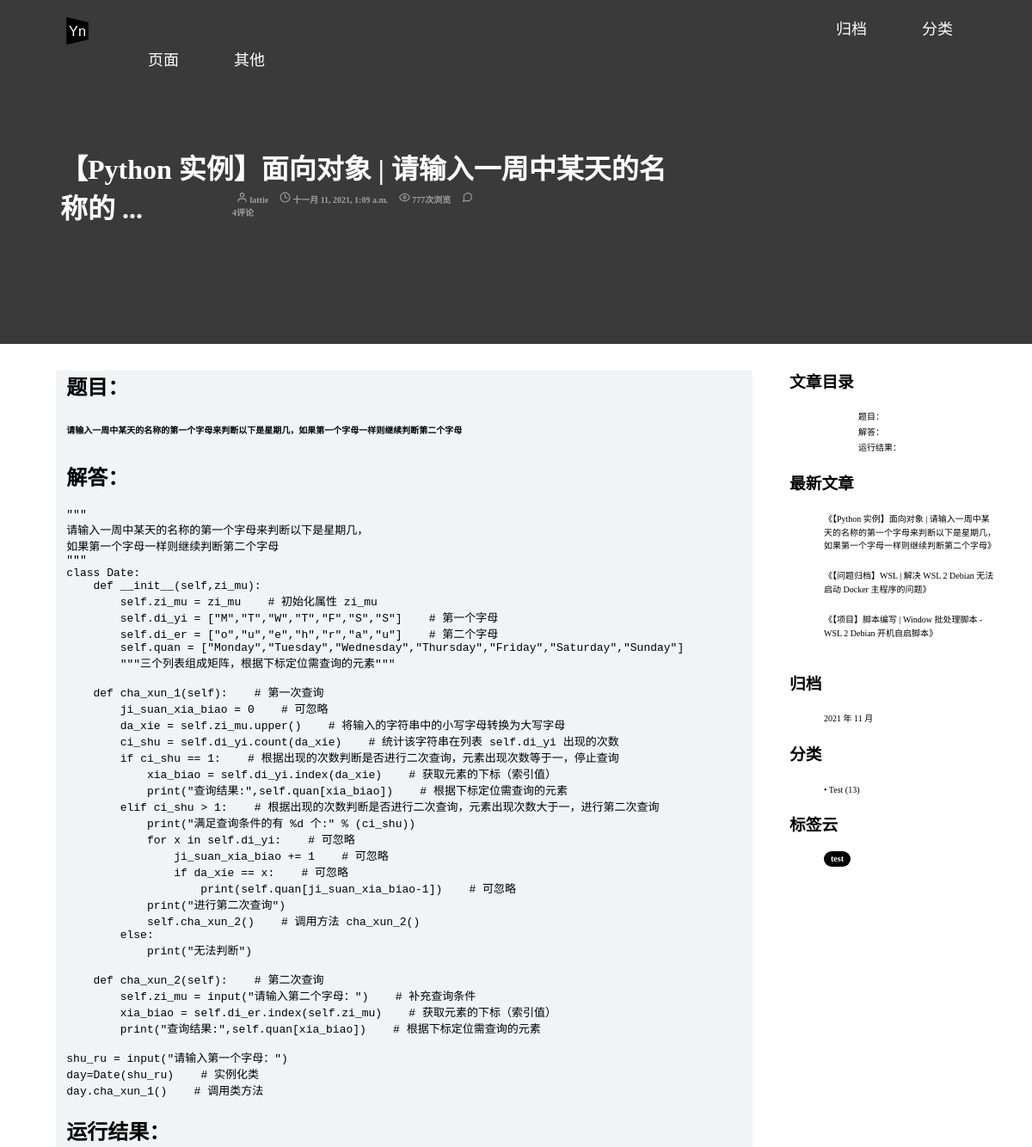
/posts/4/ (upper part), run on an earlier commit of the app's database.
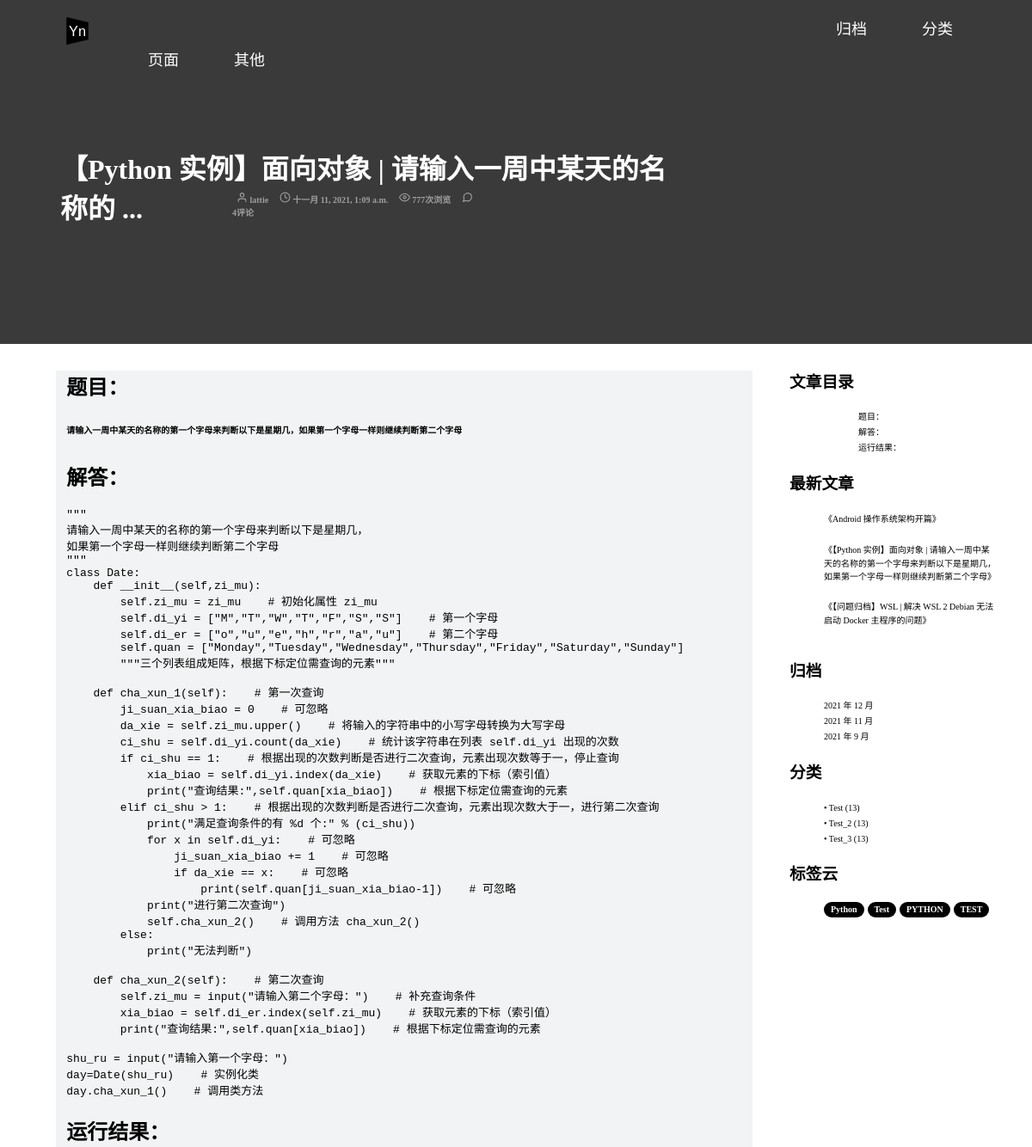
And on a later commit of the database.
### blog_main/models.py (models this page shows, shortened)
class Post(models.Model):
    STATUS_CHOICES = (
        ('d', '草稿'),
        ('p', '发表'),
    )
    def get_absolute_url(self):
        return reverse('blog_main:post_detail', kwargs={'pk': self.pk})
    status = models.CharField(verbose_name='状态', max_length=1, choices=STATUS_CHOICES, default='p')
    title = models.CharField(verbose_name='标题', max_length=70)
    body = models.TextField(verbose_name='正文', blank=True, null=True)
    created_time = models.DateTimeField(verbose_name='创建时间', default=timezone.now)
    modified_time = models.DateTimeField(verbose_name='修改时间', default=timezone.now)
    views = models.PositiveIntegerField(verbose_name='文章浏览量', default=0)
    excerpt = models.CharField(verbose_name='文章摘要', max_length=200, blank=True)
    category = models.ForeignKey(Category, verbose_name='文章分类', on_delete=models.CASCADE)
    tags = models.ManyToManyField(Tag, verbose_name='文章标签', blank=True)
    author = models.ForeignKey(User, verbose_name='文章作者', on_delete=models.CASCADE)

class Category(models.Model):
    name = models.CharField(max_length=100)
    class Mate:
        verbose_name = '分类'
        verbose_name_plural = verbose_name

class Tag(models.Model):
    name = models.CharField(max_length=100)
    class Mate:
        verbose_name = '标签'
        verbose_name_plural = verbose_name

### blog_main/views.py (the view)
# urls.py: path('posts/<int:pk>/', views.post_details, name='post_detail'),         # 文章详情页
def post_details(request, pk):
    post = get_object_or_404(Post, pk=pk)
    md = markdown.Markdown(extensions=[
        'markdown.extensions.extra',
        'markdown.extensions.codehilite',
        TocExtension(slugify=slugify),
    ])
    post.body = md.convert(post.body)
    m = re.search(r'<div class="toc">\s*<ul>(.*)</ul>\s*</div>', md.toc, re.S)
    post.toc = m.group(1) if m is not None else ''
    post.toc = md.toc
    return render(request, 'blog/main/post_detail.html', context={
        'nologin': 'Guest',
        'login': '登录',
        'register': '注册',
        'post': post
    })

### blog_main/templatetags/blog_extras.py (called while the page is built)
@register.inclusion_tag('blog/extra/_recent_posts.html', takes_context=True)
def show_recent_posts(context, num=5):
    return {
        'recent_post_list': Post.objects.all().order_by('-created_time')[:num],
    }

@register.inclusion_tag('blog/extra/_archives.html', takes_context=True)
def show_archives(context):
    return {
        'date_list': Post.objects.dates('created_time', 'month', order='DESC'),
    }

@register.inclusion_tag('blog/extra/_categories.html', takes_context=True)
def show_categories(context):
    return {
        'category_list': Category.objects.all(),
    }

@register.inclusion_tag('blog/extra/_tags.html', takes_context=True)
def show_tags(context):
    return {
        'tag_list': Tag.objects.all(),
    }

### templates/blog/main/post_detail.html (shortened to what this page needs)
{% extends 'base.html' %}
{% load static %}
{% block custom_css %}
    <link rel="stylesheet" type="text/css" href="{% static 'css/post_detail/high_light.css' %}">
    <link rel="stylesheet" type="text/css" href="{% static 'css/post_detail/post.css' %}">
{% endblock %}
{% block post_title %}
    <ul>
        <h1 class="post_title">
            <a class="post_title_text" onmouseover="open_post_title()" onmouseout="close_post_title()" >
                {{ post.title | truncatechars:30 }} ...
            </a>
        </h1>
        <div class="post_info">
            <a class="post_author" href="#">
                <span>
                    <svg xmlns="http://www.w3.org/2000/svg" width="13px" height="13px" viewBox="0 0 24 24" fill="none"
                         stroke="currentColor" stroke-width="2" stroke-linecap="round" stroke-linejoin="round"
                         class="feather feather-user">
                    <path d="M20 21v-2a4 4 0 0 0-4-4H8a4 4 0 0 0-4 4v2"></path>
                    <circle cx="12" cy="7" r="4"></circle>
                    </svg>
                </span>
                <span>
                 {{ post.author }}
                </span>
            </a>
            <a class="post_cdate" href="#">
                <span>
                <svg xmlns="http://www.w3.org/2000/svg" width="13px" height="13px" viewBox="0 0 24 24" fill="none"
                     stroke="currentColor" stroke-width="2" stroke-linecap="round" stroke-linejoin="round"
                     class="feather feather-clock">
                    <circle cx="12" cy="12" r="10"></circle>
                    <polyline points="12 6 12 12 16 14"></polyline>
                </svg>
                </span>
                <time
                        datetime="{{ post.created_time }}">{{ post.created_time }}
                </time>
            </a>
            <a class="views_num" href="#">
                <span>
                    <svg xmlns="http://www.w3.org/2000/svg" width="13px" height="13px" viewBox="0 0 24 24" fill="none"
                         stroke="currentColor" stroke-width="2" stroke-linecap="round" stroke-linejoin="round"
                         class="feather feather-eye"><path d="M1 12s4-8 11-8 11 8 11 8-4 8-11 8-11-8-11-8z"></path><circle
                            cx="12" cy="12" r="3"></circle></svg>
                </span>
                <span>
                    777次浏览
                </span>
            </a>
            <a class="post_comments_num" href="#">
                <span>
                </span>
                <span>
                    4评论
                </span>
            </a>
        </div>
    </ul>
{% endblock %}
{% block post %}
    <div class="post_area">
        <div class="post_body">
            <p>{{ post.body | safe }}</p>
        </div>
    </div>
{% endblock %}
{% block toc %}
    {% if post.toc %}
        <div class="widget widget-content">
            <h3 class="widget-title">文章目录</h3>
            <div class="toc">
                <ul>
                    {{ post.toc|safe }}
                </ul>
            </div>
        </div>
    {% endif %}
{% endblock toc %}
{% block js_custom_bottom %}
    <link href="https://cdn.bootcss.com/highlight.js/9.15.8/styles/github.min.css" rel="stylesheet">
{% endblock %}

### templates/blog/extra/_recent_posts.html (shortened to what this page needs)
<!DOCTYPE html>
<html lang="en">
<head>
</head>
<body>
    <div class="widget widget-recent-posts">
        <h3 class="widget-title">最新文章</h3>
        <ul>
            {% for post in recent_post_list %}
                <li>
                    <a href="{{ post.get_absolute_url }}">《{{ post.title }}》</a>
                </li>
                <br>
                {% empty %}
                暂无文章！
                {% endfor %}
        </ul>
    </div>
</body>
</html>

### templates/blog/extra/_categories.html (shortened to what this page needs)
<!DOCTYPE html>
<html lang="en">
<head>
</head>
<body>
    <div class="widget widget-category">
      <h3 class="widget-title">分类</h3>
      <ul>
        {% for category in category_list %}
          <li>
            <a href="{% url 'blog_main:category' category.pk %}">
                • {{ category.name }}
                <span class="post-count">
                    (13)
                </span>
            </a>
          </li>
        {% empty %}
          暂无分类！
        {% endfor %}
      </ul>
    </div>
</body>
</html>

### templates/blog/extra/_tags.html (shortened to what this page needs)
<!DOCTYPE html>
<html lang="en">
<head>
</head>
<body>
    <div class="widget-tag-cloud">
      <h3 class="widget-title">标签云</h3>
      <ul>
        {% for tag in tag_list %}
          <li>
             <a href="{% url 'blog_main:tag' tag.pk %}">{{ tag.name }}</a>
          </li>
        {% empty %}
          暂无标签！
        {% endfor %}
      </ul>
    </div>
</body>
</html>

What changed in the data, as far as the page shows it:
no longer on this page (row unchanged): Post: title "【项目】脚本编写 | Window 批处理脚本 - WSL 2 Debian 开机自启脚本"
added Post: title "Android 操作系统架构开篇"
added Category: name "Test_2"
added Category: name "Test_3"
changed Tag: name "test" → "Python"
added Tag: name "Test"
added Tag: name "PYTHON"
added Tag: name "TEST"
Also different on the page:
new list line: "2021 年 12 月"
new list line: "2021 年 9 月"
